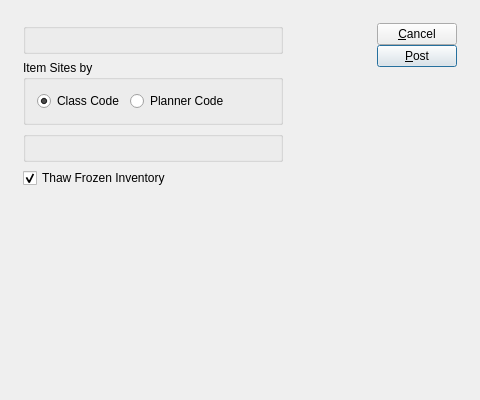
<?xml version="1.0" encoding="UTF-8"?>
<ui version="4.0">
 <comment>This file is part of the xTuple ERP: PostBooks Edition, a free and
open source Enterprise Resource Planning software suite,
Copyright (c) 1999-2018 by OpenMFG LLC, d/b/a xTuple.
It is licensed to you under the Common Public Attribution License
version 1.0, the full text of which (including xTuple-specific Exhibits)
is available at www.xtuple.com/CPAL.  By using this software, you agree
to be bound by its terms.</comment>
 <class>postCountTags</class>
 <widget class="QDialog" name="postCountTags">
  <property name="geometry">
   <rect>
    <x>0</x>
    <y>0</y>
    <width>480</width>
    <height>400</height>
   </rect>
  </property>
  <property name="windowTitle">
   <string>Post Count Tags</string>
  </property>
  <layout class="QHBoxLayout" name="horizontalLayout_4">
   <item>
    <layout class="QHBoxLayout" name="horizontalLayout_2">
     <property name="spacing">
      <number>12</number>
     </property>
     <property name="margin">
      <number>12</number>
     </property>
     <item>
      <layout class="QVBoxLayout" name="verticalLayout">
       <item>
        <layout class="QGridLayout" name="gridLayout_2">
         <item row="0" column="0">
          <widget class="WarehouseGroup" name="_warehouse">
           <property name="focusPolicy">
            <enum>Qt::StrongFocus</enum>
           </property>
           <property name="title">
            <string/>
           </property>
           <property name="fixedSize">
            <bool>false</bool>
           </property>
          </widget>
         </item>
         <item row="1" column="0">
          <widget class="QGroupBox" name="_type">
           <property name="title">
            <string>Item Sites by</string>
           </property>
           <layout class="QGridLayout" name="gridLayout">
            <item row="0" column="0">
             <layout class="QHBoxLayout" name="horizontalLayout">
              <item>
               <widget class="QRadioButton" name="_classcode">
                <property name="text">
                 <string>Class Code</string>
                </property>
                <property name="checked">
                 <bool>true</bool>
                </property>
               </widget>
              </item>
              <item>
               <widget class="QRadioButton" name="_plancode">
                <property name="text">
                 <string>Planner Code</string>
                </property>
               </widget>
              </item>
              <item>
               <spacer name="horizontalSpacer">
                <property name="orientation">
                 <enum>Qt::Horizontal</enum>
                </property>
                <property name="sizeHint" stdset="0">
                 <size>
                  <width>40</width>
                  <height>20</height>
                 </size>
                </property>
               </spacer>
              </item>
             </layout>
            </item>
           </layout>
          </widget>
         </item>
         <item row="2" column="0">
          <widget class="ParameterGroup" name="_parameter">
           <property name="focusPolicy">
            <enum>Qt::StrongFocus</enum>
           </property>
           <property name="title">
            <string/>
           </property>
           <property name="fixedSize">
            <bool>false</bool>
           </property>
          </widget>
         </item>
         <item row="3" column="0">
          <widget class="QCheckBox" name="_thaw">
           <property name="minimumSize">
            <size>
             <width>0</width>
             <height>20</height>
            </size>
           </property>
           <property name="text">
            <string>Thaw Frozen Inventory</string>
           </property>
           <property name="checked">
            <bool>true</bool>
           </property>
          </widget>
         </item>
        </layout>
       </item>
       <item>
        <spacer name="verticalSpacer">
         <property name="orientation">
          <enum>Qt::Vertical</enum>
         </property>
         <property name="sizeHint" stdset="0">
          <size>
           <width>20</width>
           <height>0</height>
          </size>
         </property>
        </spacer>
       </item>
      </layout>
     </item>
     <item>
      <spacer>
       <property name="orientation">
        <enum>Qt::Horizontal</enum>
       </property>
       <property name="sizeType">
        <enum>QSizePolicy::Expanding</enum>
       </property>
       <property name="sizeHint" stdset="0">
        <size>
         <width>0</width>
         <height>17</height>
        </size>
       </property>
      </spacer>
     </item>
     <item>
      <layout class="QVBoxLayout">
       <item>
        <layout class="QVBoxLayout">
         <property name="spacing">
          <number>0</number>
         </property>
         <item>
          <widget class="QPushButton" name="_close">
           <property name="text">
            <string>&amp;Cancel</string>
           </property>
          </widget>
         </item>
         <item>
          <widget class="QPushButton" name="_post">
           <property name="text">
            <string>&amp;Post</string>
           </property>
           <property name="default">
            <bool>true</bool>
           </property>
          </widget>
         </item>
        </layout>
       </item>
       <item>
        <spacer>
         <property name="orientation">
          <enum>Qt::Vertical</enum>
         </property>
         <property name="sizeType">
          <enum>QSizePolicy::Expanding</enum>
         </property>
         <property name="sizeHint" stdset="0">
          <size>
           <width>77</width>
           <height>0</height>
          </size>
         </property>
        </spacer>
       </item>
      </layout>
     </item>
    </layout>
   </item>
  </layout>
 </widget>
 <layoutdefault spacing="6" margin="11"/>
 <customwidgets>
  <customwidget>
   <class>ParameterGroup</class>
   <extends>QGroupBox</extends>
   <header>parametergroup.h</header>
   <container>1</container>
  </customwidget>
  <customwidget>
   <class>WarehouseGroup</class>
   <extends>QGroupBox</extends>
   <header>warehousegroup.h</header>
   <container>1</container>
  </customwidget>
 </customwidgets>
 <tabstops>
  <tabstop>_warehouse</tabstop>
  <tabstop>_thaw</tabstop>
  <tabstop>_classcode</tabstop>
  <tabstop>_plancode</tabstop>
  <tabstop>_post</tabstop>
  <tabstop>_close</tabstop>
 </tabstops>
 <resources/>
 <connections>
  <connection>
   <sender>_close</sender>
   <signal>clicked()</signal>
   <receiver>postCountTags</receiver>
   <slot>reject()</slot>
   <hints>
    <hint type="sourcelabel">
     <x>462</x>
     <y>31</y>
    </hint>
    <hint type="destinationlabel">
     <x>20</x>
     <y>20</y>
    </hint>
   </hints>
  </connection>
 </connections>
</ui>
